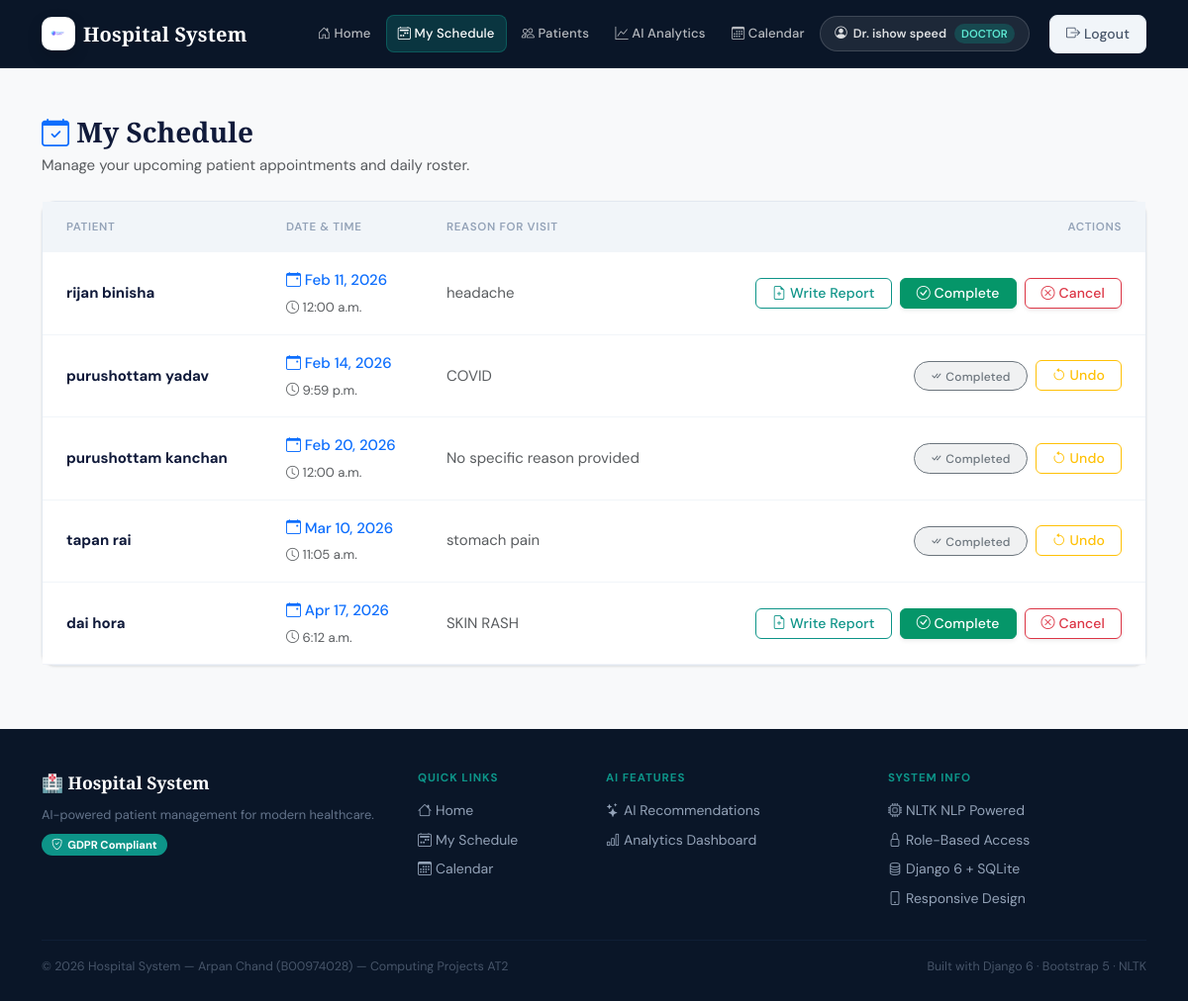
Before: /appointments/doctor/schedule/ (signed in) with the older database file.
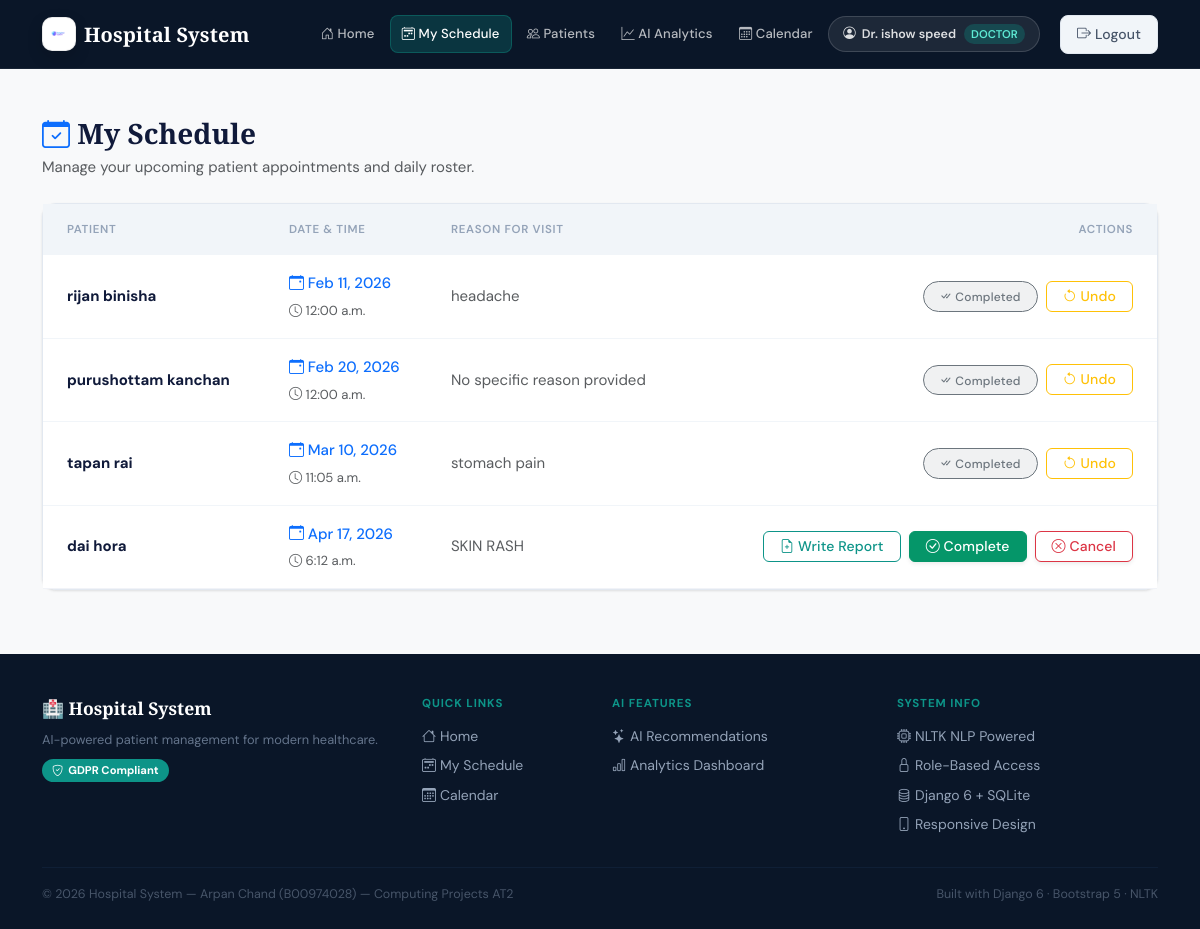
After: the same page with the newer database file.
### appointments/models.py (models this page shows, shortened)
class Appointment(models.Model):
    patient = models.ForeignKey(Patient, on_delete=models.CASCADE)
    doctor = models.ForeignKey(Doctor, on_delete=models.CASCADE)
    slot = models.ForeignKey(Availability, on_delete=models.CASCADE)
    appointment_date = models.DateTimeField()
    reason = models.CharField(max_length=255, blank=True, null=True)
    status = models.CharField(
        max_length=50,
        choices=[("scheduled", "Scheduled"), ("completed", "Completed")],
        default="scheduled"
    )

class Patient(models.Model):
    first_name = models.CharField(max_length=100)
    last_name = models.CharField(max_length=100)
    email = models.EmailField(unique=True)
    phone_number = models.CharField(max_length=15)

### appointments/permissions.py (the view)
        def wrapper(request, *args, **kwargs):
            if not request.user.is_authenticated:
                return redirect("login")
            role = getattr(getattr(request.user, "profile", None), "role", None)
            if role not in allowed_roles:
                messages.error(request, "You do not have permission to access this page.")
                return redirect("home")
            return view_func(request, *args, **kwargs)

### appointments/permissions.py (called while the page is built)
def role_required(*allowed_roles):
    def decorator(view_func):
        def wrapper(request, *args, **kwargs):
            if not request.user.is_authenticated:
                return redirect("login")
            role = getattr(getattr(request.user, "profile", None), "role", None)
            if role not in allowed_roles:
                messages.error(request, "You do not have permission to access this page.")
                return redirect("home")
            return view_func(request, *args, **kwargs)
        return wrapper
    return decorator

### appointments/views.py (called while the page is built)
@role_required("DOCTOR")
def doctor_schedule(request):
    doctor = request.user.profile.doctor
    if not doctor:
        messages.error(request, "This doctor account is not linked to a Doctor record.")
        return redirect("home")
    appointments = Appointment.objects.filter(doctor=doctor).order_by("appointment_date")
    return render(request, "appointments/doctor_schedule.html", {"appointments": appointments, "doctor": doctor})

### appointments/templates/appointments/doctor_schedule.html (shortened to what this page needs)
{% extends "appointments/base.html" %}
{% block content %}
<div class="d-flex justify-content-between align-items-center mb-4">
  <div>
    <h1 class="h3 mb-1" style="color: #101a3a; font-weight: 700;">
      <i class="bi bi-calendar-check text-primary"></i> My Schedule
    </h1>
    <p class="text-muted mb-0">Manage your upcoming patient appointments and daily roster.</p>
  </div>
</div>
<div class="card shadow-sm border-0 premium-card">
  <div class="card-body p-0">
    <div class="table-responsive">
      <table class="table table-hover table-borderless align-middle mb-0">
        <thead style="background-color: #f8f9fc;">
          <tr>
            <th class="ps-4 py-3">Patient</th>
            <th class="py-3">Date & Time</th>
            <th class="py-3">Reason for Visit</th>
            <th class="pe-4 py-3 text-end">Actions</th>
          </tr>
        </thead>
        <tbody>
          {% for appt in appointments %}
          <tr style="border-bottom: 1px solid #f1f3f8;">
            <td class="ps-4 py-3">
              <div class="fw-bold" style="color: #101a3a;">
                {% if appt.patient %}
                  {{ appt.patient.first_name }} {{ appt.patient.last_name }}
                {% else %}
                  {{ appt.user.username }}
                {% endif %}
              </div>
            </td>
            <td class="py-3">
              <div class="fw-medium text-primary">
                <i class="bi bi-calendar-event"></i> {{ appt.appointment_date|date:"M d, Y" }}
              </div>
              <div class="small text-muted mt-1">
                <i class="bi bi-clock"></i> {{ appt.appointment_date|time:"g:i a" }}
              </div>
            </td>
            <td class="py-3 text-muted" style="max-width: 250px; white-space: nowrap; overflow: hidden; text-overflow: ellipsis;">
              {{ appt.reason|default:"No specific reason provided" }}
            </td>
            <td class="pe-4 py-3 text-end">
              <div class="d-flex justify-content-end align-items-center gap-2">
               {% if appt.status == 'completed' %}
  <span class="badge bg-secondary bg-opacity-10 text-secondary border border-secondary px-3 py-2 rounded-pill fw-medium">
    <i class="bi bi-check-all"></i> Completed
  </span>
  <a href="{% url 'reopen_appointment' appt.id %}"
     class="btn btn-sm btn-outline-warning fw-medium px-3"
     style="border-radius:6px;"
     onclick="return confirm('Reopen this appointment?');">
    <i class="bi bi-arrow-counterclockwise"></i> Undo
  </a>
{% else %}
  {% if appt.patient %}
    <a href="{% url 'add_medical_record' appt.patient.id %}"
       class="btn btn-sm btn-outline-primary fw-medium px-3"
       style="border-radius:6px;">
      <i class="bi bi-file-earmark-plus"></i> Write Report
    </a>
  {% endif %}
  <a href="{% url 'complete_appointment' appt.id %}"
     class="btn btn-sm btn-success shadow-sm fw-medium px-3"
     style="border-radius: 6px;">
    <i class="bi bi-check-circle"></i> Complete
  </a>
  <a href="{% url 'cancel_appointment' appt.id %}"
     class="btn btn-sm btn-outline-danger shadow-sm fw-medium px-3"
     style="border-radius: 6px;"
     onclick="return confirm('Are you sure you want to cancel this appointment?');">
    <i class="bi bi-x-circle"></i> Cancel
  </a>
{% endif %}
              </div>
            </td>
          </tr>
          {% endfor %}
        </tbody>
      </table>
    </div>
  </div>
</div>
{% endblock %}

Changed rows visible on the page:
removed Appointment: patient.first_name "purushottam", patient.last_name "yadav", appointment_date "Feb 14, 2026", appointment_date "9:59 p.m.", reason "COVID", status "completed" (drawn)
changed Appointment "Feb 11, 2026": status "Write Report Complete Cancel" → "Completed Undo"
